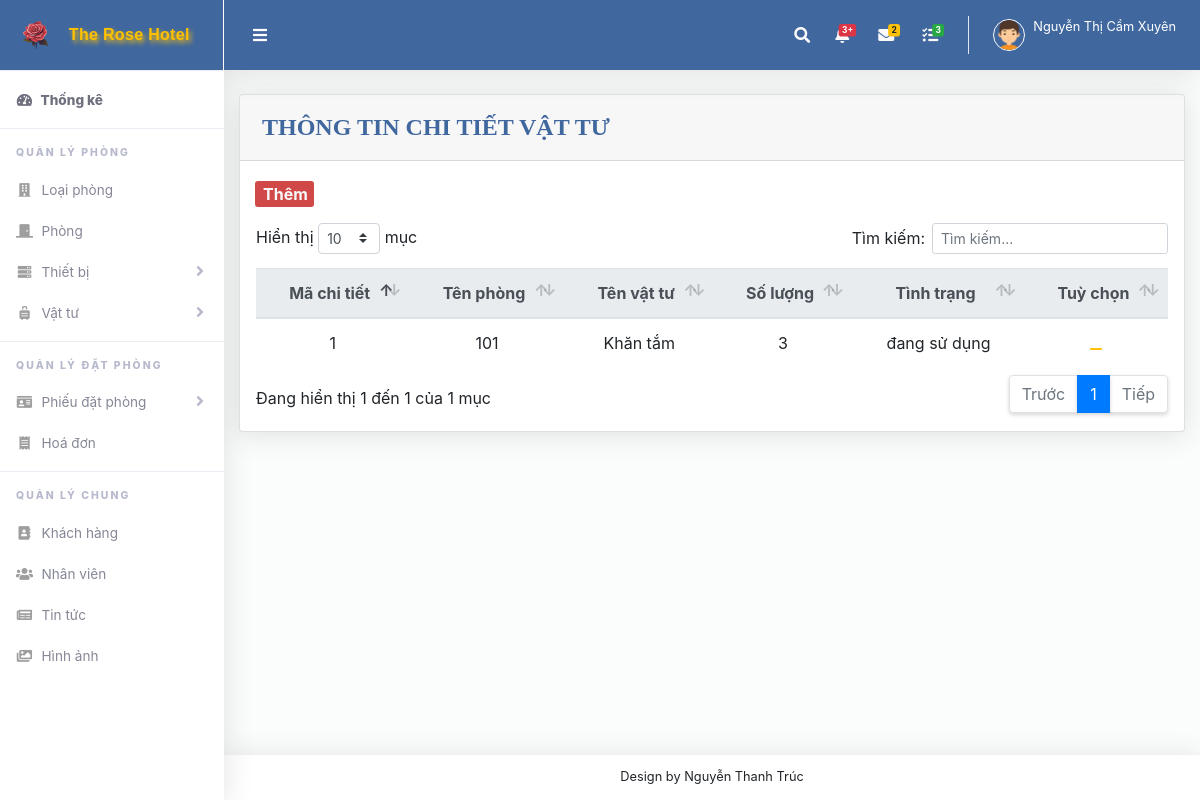
Before: /QLCTVT.php (signed in) with the older database file.
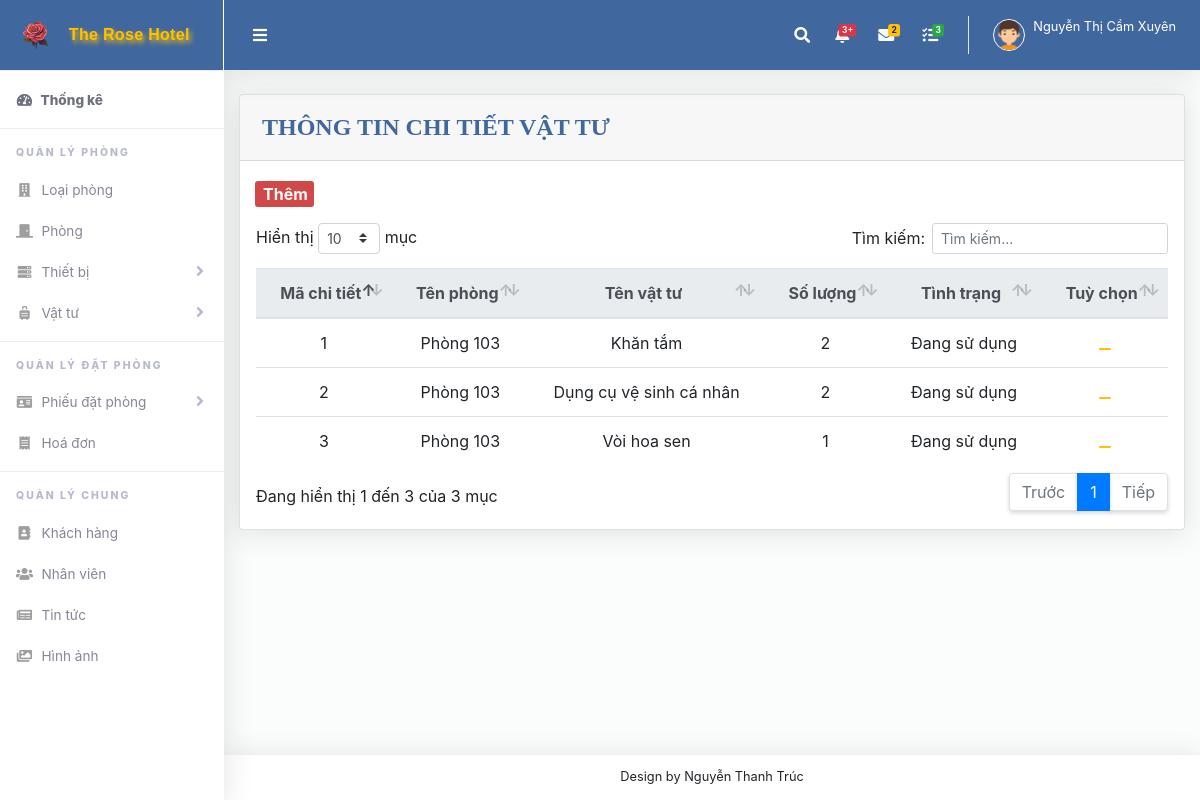
After: the same page with the newer database file.
### tables this page shows
CREATE TABLE `chi_tiet_vat_tu` (
  `ma_ctvt` int(11) NOT NULL,
  `ma_phong` int(11) NOT NULL,
  `ma_vat_tu` int(11) NOT NULL,
  `so_luong_trong_phong` int(11) NOT NULL,
  `tinh_trang` varchar(100) NOT NULL
);

CREATE TABLE `phong` (
  `ma_phong` int(11) NOT NULL,
  `ma_loai` int(11) NOT NULL,
  `ten_phong` varchar(100) NOT NULL
);

CREATE TABLE `vat_tu` (
  `ma_vat_tu` int(11) NOT NULL,
  `ten_vat_tu` varchar(100) NOT NULL,
  `so_luong_tong` int(11) NOT NULL,
  `so_luong_ton` int(11) NOT NULL
);

### QLCTVT.php (the view, shortened to what this page needs)
<?php include ("header.php");
?>
<div class="row">
    <div class="col-lg-12">
        <div class="card mb-4">
            <div class="card-header py-3 d-flex flex-row align-items-center justify-content-between">
                <h6>THÔNG TIN CHI TIẾT VẬT TƯ</h6>
            </div>
            <a class="btthem" href="themQLCTVT.php"><button><ion-icon name="add-circle"></ion-icon>Thêm</button></a>
            <div class="table-responsive p-3">
                <table class="table align-items-center table-flush" id="dataTable">
                    <thead class="thead-light">
                        <tr>
                            <th>Mã chi tiết</th>
                            <th>Tên phòng</th>
                            <th>Tên vật tư</th>
                            <th>Số lượng</th>
                            <th>Tình trạng</th>
                            <th>Tuỳ chọn</th>
                        </tr>
                    </thead>
                    <tbody>
                        <?php
                        include ("ketnoi.php");
                        $sql = "select * from chi_tiet_vat_tu ";
                        $kq = mysqli_query($conn, $sql) or die("Không thể xuất thông tin " . mysqli_error());
                        while ($row = mysqli_fetch_array($kq)) {
                            $phongs = $row["ma_phong"];
                            $sql2 = "SELECT * FROM phong WHERE ma_phong ='" . $phongs . "'";
                            $kq2 = mysqli_query($conn, $sql2) or die("Không thể xuất thông tin" . mysqli_error());
                            $phong = mysqli_fetch_array($kq2);
                            $vat_tus = $row["ma_vat_tu"];
                            $sql3 = "SELECT * FROM vat_tu WHERE ma_vat_tu ='" . $vat_tus . "'";
                            $kq3 = mysqli_query($conn, $sql3) or die("Không thể xuất thông tin" . mysqli_error());
                            $vat_tu = mysqli_fetch_array($kq3);
                            echo "<td>" . $row["ma_ctvt"] . "</td>";
                            $usern = $row["ma_ctvt"];
                            echo "<td>" . $phong["ten_phong"] . "</td>";
                            echo "<td>" . $vat_tu["ten_vat_tu"] . "</td>";
                            echo "<td>" . $row["so_luong_trong_phong"] . "</td>";
                            echo "<td>" . $row["tinh_trang"] . "</td>";
                            echo "<td>
                    <a href='suaQLCTVT.php?user=$usern'><button class='pencil'><ion-icon name='pencil'></ion-icon></button></a>
                </td>";
                        }
                        ?>
                    </tbody>
                </table>
            </div>
        </div>
    </div>
</div>
<?php include ("footer.php"); ?>

### header.php (shortened to what this page needs)
<!DOCTYPE html>
<html lang="en">
<head>
  <link href="vendor/fontawesome-free/css/all.min.css" rel="stylesheet" type="text/css">
  <link href="vendor/bootstrap/css/bootstrap.min.css" rel="stylesheet" type="text/css">
  <link href="css/ruang-admin.min.css" rel="stylesheet">
  <link href="vendor/datatables/dataTables.bootstrap4.min.css" rel="stylesheet">
  <link href="https://stackpath.bootstrapcdn.com/bootstrap/4.3.1/css/bootstrap.min.css" rel="stylesheet">
</head>
<body id="page-top">
  <div id="wrapper">
    <ul class="navbar-nav sidebar sidebar-light accordion" id="accordionSidebar">
      <a class="sidebar-brand d-flex align-items-center justify-content-center" href="index.html">
        <div class="sidebar-brand-icon">
          <img src="img/logo/rose1.png">
        </div>
        <div class="sidebar-brand-text mx-3">The Rose Hotel</div>
      </a>
      <hr class="sidebar-divider my-0">
      <li class="nav-item active">
        <a class="nav-link" href="index.html">
          <i class="fas fa-fw fa-tachometer-alt"></i>
          <span>Thống kê</span></a>
      </li>
      <hr class="sidebar-divider">
      <div class="sidebar-heading">
        QUẢN LÝ PHÒNG
      </div>
      <li class="nav-item">
        <a class="nav-link" href="QLLP.php">
        <i class="fas fa-fw fa-solid fa-building"></i>
          <span>Loại phòng</span>
        </a>
      </li>
      <li class="nav-item">
        <a class="nav-link" href="QLP.php">
        <i class="fas fa-fw fa-solid fa-door-closed"></i>
          <span>Phòng</span>
        </a>
      </li>
      <li class="nav-item">
        <a class="nav-link collapsed" href="#" data-toggle="collapse" data-target="#collapsePage" aria-expanded="true"
          aria-controls="collapsePage">
          <i class="fas fa-fw fa-solid fa-server"></i>
          <span>Thiết bị</span>
        </a>
      </li>
      <li class="nav-item">
        <a class="nav-link collapsed" href="#" data-toggle="collapse" data-target="#collapseBootstrap" aria-expanded="true"
          aria-controls="collapseBootstrap">
          <i class="fas fa-fw fa-solid fa-suitcase-rolling"></i>
          <span>Vật tư</span>
        </a>
      </li>
      <hr class="sidebar-divider">
      <div class="sidebar-heading">
        QUẢN LÝ ĐẶT PHÒNG
      </div>
      <li class="nav-item">
        <a class="nav-link collapsed" href="#" data-toggle="collapse" data-target="#collapseTable" aria-expanded="true"
          aria-controls="collapseTable">
          <i class="fas fa-fw fa-regular fa-id-card"></i>
          <span>Phiếu đặt phòng</span>
        </a>
      </li>
      <li class="nav-item">
      <a class="nav-link" href="QLHD.php">
      <i class="fas fa-fw fa-solid fa-receipt"></i>
          <span>Hoá đơn</span>
        </a>
      </li>
      <hr class="sidebar-divider">
      <div class="sidebar-heading">
        QUẢN LÝ CHUNG
      </div>
      <li class="nav-item">
      <a class="nav-link" href="QLKH.php">
      <i class="fas fa-fw fa-solid fa-address-book"></i>
          <span>Khách hàng</span>
        </a>
      </li>
      <li class="nav-item">
      <a class="nav-link" href="QLNV.php">
      <i class="fas fa-fw fa-solid fa-users"></i>
          <span>Nhân viên</span>
        </a>
      </li>
      <li class="nav-item">
      <a class="nav-link" href="QLTT.php">
      <i class="fas fa-fw fa-solid fa-newspaper"></i>
          <span>Tin tức</span>
        </a>
      </li>
      <li class="nav-item">
      <a class="nav-link" href="QLHA.php">
      <i class="fas fa-fw fa-regular fa-images"></i>
          <span>Hình ảnh</span>
        </a>
      </li>
    </ul>
    <div id="content-wrapper" class="d-flex flex-column">
      <div id="content">
        <nav class="navbar navbar-expand navbar-light bg-navbar topbar mb-4 static-top">
          <button id="sidebarToggleTop" style="color:white" class="btn btn-link rounded-circle mr-3">
            <i class="fa fa-bars"></i>
          </button>
          <ul class="navbar-nav ml-auto">
            <li class="nav-item dropdown no-arrow">
              <a class="nav-link dropdown-toggle" href="#" id="searchDropdown" role="button" data-toggle="dropdown"
                aria-haspopup="true" aria-expanded="false">
                <i class="fas fa-search fa-fw"></i>
              </a>
            </li>
            <li class="nav-item dropdown no-arrow mx-1">
              <a class="nav-link dropdown-toggle" href="#" id="alertsDropdown" role="button" data-toggle="dropdown"
                aria-haspopup="true" aria-expanded="false">
                <span class="badge badge-danger badge-counter">3+</span>
              </a>
            </li>
            <li class="nav-item dropdown no-arrow mx-1">
              <a class="nav-link dropdown-toggle" href="#" id="messagesDropdown" role="button" data-toggle="dropdown"
                aria-haspopup="true" aria-expanded="false">
                <i class="fas fa-envelope fa-fw"></i>
                <span class="badge badge-warning badge-counter">2</span>
              </a>
            </li>
            <li class="nav-item dropdown no-arrow mx-1">
              <a class="nav-link dropdown-toggle" href="#" id="messagesDropdown" role="button" data-toggle="dropdown"
                aria-haspopup="true" aria-expanded="false">
                <i class="fas fa-tasks fa-fw"></i>
                <span class="badge badge-success badge-counter">3</span>
              </a>
            </li>
            <li class="nav-item dropdown no-arrow">
              <a class="nav-link dropdown-toggle" href="#" id="userDropdown" role="button" data-toggle="dropdown"
                aria-haspopup="true" aria-expanded="false">
                <img class="img-profile rounded-circle" src="img/boy.png" style="max-width: 60px">
                <span class="ml-2 d-none d-lg-inline text-white small">
                <?php
                    if (isset($_SESSION['ho_ten'])) {
                        echo '<p>' . $_SESSION['ho_ten'] . '</p>';
                    } else {
                        echo '<p>Chua dang nhap</p>';
                    }
                    ?>
                </span>
              </a>
            </li>
          </ul>
        </nav>
        <div class="container-fluid" id="container-wrapper">

### footer.php (shortened to what this page needs)
</div>
      </div>
      <footer class="sticky-footer bg-white">
        <div class="container my-auto">
          <div class="copyright text-center my-auto">
            <span>Design by Nguyễn Thanh Trúc
            </span>
          </div>
        </div>
      </footer>
    </div>
  </div>
</body>
</html>

### QLCTVT.php (style rules this page uses)
.btthem>button { display: flex; color: #fafafa; font-weight: bolder; border: none; background-color: #D04848; border-radius: 3px; margin-left: 15px; margin-top: 20px; gap: 2px; justify-content: center; align-items: center; }
h6 { font-size: 1.5rem; font-family: Tahoma; color: #40679E; font-weight: 600; margin: 2px; }
.pencil { color: white; border: none; background-color: #FFC100; border-radius: 3px; }
.table th, .table td { text-align: center; vertical-align: middle; }

Changed rows visible on the page:
changed chi_tiet_vat_tu "Khăn tắm": ma_phong.ten_phong "101" → "Phòng 103"; so_luong_trong_phong "3" → "2"; tinh_trang "đang sử dụng" → "Đang sử dụng"
added chi_tiet_vat_tu: ma_ctvt "2", ma_phong.ten_phong "Phòng 103", ma_vat_tu.ten_vat_tu "Dụng cụ vệ sinh cá nhân", so_luong_trong_phong "2", tinh_trang "Đang sử dụng"
added chi_tiet_vat_tu: ma_ctvt "3", ma_phong.ten_phong "Phòng 103", ma_vat_tu.ten_vat_tu "Vòi hoa sen", so_luong_trong_phong "1", tinh_trang "Đang sử dụng"
Other visible differences:
text written by a page script: "Hiển thị mục Tìm kiếm: Đang hiển thị 1 đến 1 của 1 mục Trước 1 Tiếp" → "Hiển thị mục Tìm kiếm: Đang hiển thị 1 đến 3 của 3 mục Trước 1 Tiếp"
